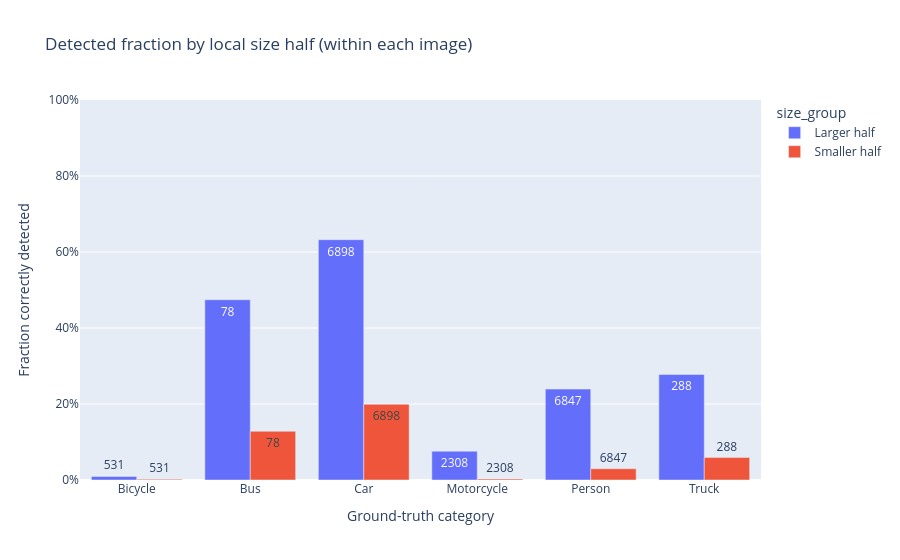
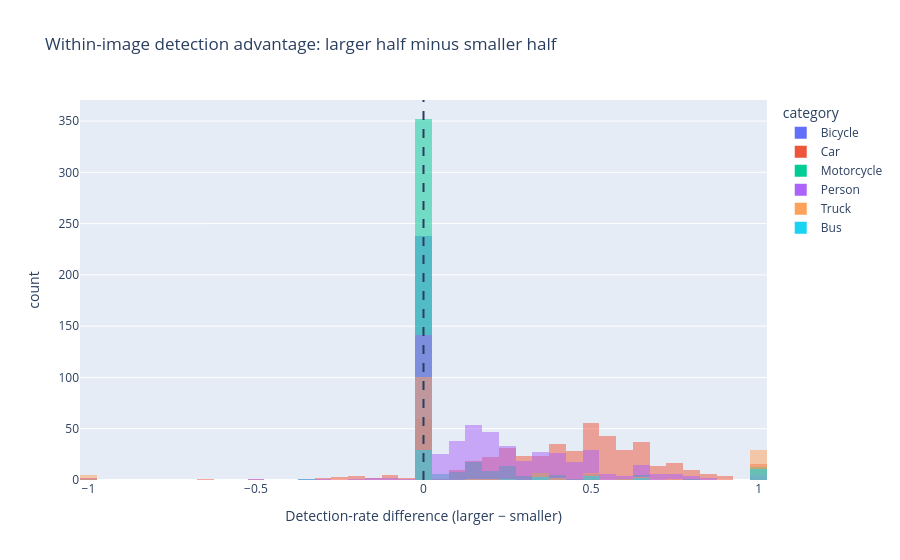

Notebook source saved alongside these figures, in order:
### Markdown cell above
## 5. Main comparison: smaller vs larger **within the same image**

For each image **and category**, sort annotated objects by ground-truth area. Compare the **smaller half** to the **larger half**. When there is an odd number, the middle object is not used in this simple split. A group must contain at least two objects. This is not a universal definition of "small"; it compares objects **locally**, as you proposed.

Example: if an image contains five annotated cars, the two smallest cars form "smaller half", the two largest "larger half", and the middle car is excluded from this specific comparison.

We show the number of **objects** and the number of **image-category groups**. We also compare *within-image detection-rate differences* so that one very crowded image does not silently dominate the interpretation.

### Code cell
objects["size_group"] = "Not compared"
objects["within_image_rank"] = np.nan
for (image_id, cls), group in objects.groupby(["image", "gt_class"]):
    indices = group.sort_values(["area_px", "object_id"]).index.to_list()
    n = len(indices)
    if n < 2:
        continue
    half = n // 2
    objects.loc[indices[:half], "size_group"] = "Smaller half"
    objects.loc[indices[-half:], "size_group"] = "Larger half"
    if n % 2:
        objects.loc[indices[half], "size_group"] = "Middle (excluded)"
    objects.loc[indices, "within_image_rank"] = np.arange(1, n + 1)

comp = objects[objects["size_group"].isin(["Smaller half", "Larger half"])].copy()
summary = (comp.groupby(["category", "size_group"], as_index=False)
           .agg(n_objects=("detected", "size"), detection_rate=("detected", "mean"),
                n_images=("image", "nunique")))
print("Object-level overview (not the only visualization):")
display(summary.sort_values(["category", "size_group"]))

fig = px.bar(summary, x="category", y="detection_rate", color="size_group",
             barmode="group", text="n_objects", title="Detected fraction by local size half (within each image)",
             labels={"detection_rate": "Fraction correctly detected", "category": "Ground-truth category"})
fig.update_yaxes(range=[0, 1], tickformat=".0%")
fig.show()

# Matched image/category groups: one comparison = one image and one object category.
paired = (comp.groupby(["image", "category", "size_group"])["detected"]
          .mean().unstack("size_group").dropna().reset_index())
paired["large_minus_small"] = paired["Larger half"] - paired["Smaller half"]
print("Number of image/category comparisons:", len(paired))
print("Comparisons favoring larger objects:", int((paired.large_minus_small > 0).sum()))
print("Comparisons favoring smaller objects:", int((paired.large_minus_small < 0).sum()))
print("Comparisons tied:", int((paired.large_minus_small == 0).sum()))

fig = px.histogram(paired, x="large_minus_small", color="category", barmode="overlay",
                   title="Within-image detection advantage: larger half minus smaller half",
                   labels={"large_minus_small": "Detection-rate difference (larger − smaller)"})
fig.add_vline(x=0, line_dash="dash")
fig.show()

### Figure 1 — Plotly figure (JSON) as saved in the notebook; plotly's stock layout.template omitted (floating-point values rounded to 4 significant figures)
{"data": [{"alignmentgroup": "True", "hovertemplate": "size_group=Larger half<br>Ground-truth category=%{x}<br>Fraction correctly detected=%{y}<br>n_objects=%{text}<extra></extra>", "legendgroup": "Larger half", "marker": {"color": "#636efa", "pattern": {"shape": ""}}, "name": "Larger half", "offsetgroup": "Larger half", "orientation": "v", "showlegend": true, "text": [531.0, 78.0, 6898.0, 2308.0, 6847.0, 288.0], "textposition": "auto", "type": "bar", "x": ["Bicycle", "Bus", "Car", "Motorcycle", "Person", "Truck"], "xaxis": "x", "y": [0.009416, 0.4744, 0.6324, 0.07582, 0.2392, 0.2778], "yaxis": "y"}, {"alignmentgroup": "True", "hovertemplate": "size_group=Smaller half<br>Ground-truth category=%{x}<br>Fraction correctly detected=%{y}<br>n_objects=%{text}<extra></extra>", "legendgroup": "Smaller half", "marker": {"color": "#EF553B", "pattern": {"shape": ""}}, "name": "Smaller half", "offsetgroup": "Smaller half", "orientation": "v", "showlegend": true, "text": [531.0, 78.0, 6898.0, 2308.0, 6847.0, 288.0], "textposition": "auto", "type": "bar", "x": ["Bicycle", "Bus", "Car", "Motorcycle", "Person", "Truck"], "xaxis": "x", "y": [0.001883, 0.1282, 0.1992, 0.0026, 0.02965, 0.05903], "yaxis": "y"}], "layout": {"barmode": "group", "legend": {"title": {"text": "size_group"}, "tracegroupgap": 0}, "title": {"text": "Detected fraction by local size half (within each image)"}, "xaxis": {"anchor": "y", "domain": [0, 1], "title": {"text": "Ground-truth category"}}, "yaxis": {"anchor": "x", "domain": [0, 1], "range": [0, 1], "tickformat": ".0%", "title": {"text": "Fraction correctly detected"}}}}

### Figure 2 — Plotly figure (JSON) as saved in the notebook; plotly's stock layout.template omitted (floating-point values rounded to 4 significant figures; data arrays with more than 128 entries replaced by an {"elided": "..."} marker saying what was removed)
{"data": [{"bingroup": "x", "hovertemplate": "category=Bicycle<br>Detection-rate difference (larger − smaller)=%{x}<br>count=%{y}<extra></extra>", "legendgroup": "Bicycle", "marker": {"color": "#636efa", "opacity": 0.5, "pattern": {"shape": ""}}, "name": "Bicycle", "orientation": "v", "showlegend": true, "type": "histogram", "x": {"elided": "242 float values"}, "xaxis": "x", "yaxis": "y"}, {"bingroup": "x", "hovertemplate": "category=Car<br>Detection-rate difference (larger − smaller)=%{x}<br>count=%{y}<extra></extra>", "legendgroup": "Car", "marker": {"color": "#EF553B", "opacity": 0.5, "pattern": {"shape": ""}}, "name": "Car", "orientation": "v", "showlegend": true, "type": "histogram", "x": {"elided": "506 float values"}, "xaxis": "x", "yaxis": "y"}, {"bingroup": "x", "hovertemplate": "category=Motorcycle<br>Detection-rate difference (larger − smaller)=%{x}<br>count=%{y}<extra></extra>", "legendgroup": "Motorcycle", "marker": {"color": "#00cc96", "opacity": 0.5, "pattern": {"shape": ""}}, "name": "Motorcycle", "orientation": "v", "showlegend": true, "type": "histogram", "x": {"elided": "451 float values"}, "xaxis": "x", "yaxis": "y"}, {"bingroup": "x", "hovertemplate": "category=Person<br>Detection-rate difference (larger − smaller)=%{x}<br>count=%{y}<extra></extra>", "legendgroup": "Person", "marker": {"color": "#ab63fa", "opacity": 0.5, "pattern": {"shape": ""}}, "name": "Person", "orientation": "v", "showlegend": true, "type": "histogram", "x": {"elided": "516 float values"}, "xaxis": "x", "yaxis": "y"}, {"bingroup": "x", "hovertemplate": "category=Truck<br>Detection-rate difference (larger − smaller)=%{x}<br>count=%{y}<extra></extra>", "legendgroup": "Truck", "marker": {"color": "#FFA15A", "opacity": 0.5, "pattern": {"shape": ""}}, "name": "Truck", "orientation": "v", "showlegend": true, "type": "histogram", "x": {"elided": "158 float values"}, "xaxis": "x", "yaxis": "y"}, {"bingroup": "x", "hovertemplate": "category=Bus<br>Detection-rate difference (larger − smaller)=%{x}<br>count=%{y}<extra></extra>", "legendgroup": "Bus", "marker": {"color": "#19d3f3", "opacity": 0.5, "pattern": {"shape": ""}}, "name": "Bus", "orientation": "v", "showlegend": true, "type": "histogram", "x": [1.0, 0.0, 0.0, 0.0, 1.0, 0.0, 0.0, 0.0, 0.0, 0.0, 0.0, 1.0, 0.0, 1.0, 0.0, 0.0, 0.0, 0.0, 0.0, 0.0, 0.0, 0.0, 1.0, 0.0, 0.0, 0.5, 0.0, 1.0, 0.0, 0.0, 1.0, 0.5, 0.25, 0.3333, 1.0, 0.6667, 0.5, 1.0, 0.0, -0.3333, 0.3333, 0.6667, 0.5, 0.0, 0.3333, 1.0, 0.0, 0.0, 1.0, 0.0, 0.0], "xaxis": "x", "yaxis": "y"}], "layout": {"barmode": "overlay", "legend": {"title": {"text": "category"}, "tracegroupgap": 0}, "shapes": [{"line": {"dash": "dash"}, "type": "line", "x0": 0, "x1": 0, "xref": "x", "y0": 0, "y1": 1, "yref": "y domain"}], "title": {"text": "Within-image detection advantage: larger half minus smaller half"}, "xaxis": {"anchor": "y", "domain": [0, 1], "title": {"text": "Detection-rate difference (larger − smaller)"}}, "yaxis": {"anchor": "x", "domain": [0, 1], "title": {"text": "count"}}}}
